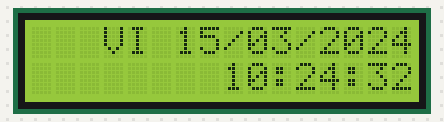
A sketch run on a simulated Arduino Nano, built with avr-gcc and run on an emulated ATmega328P. Parts: 16×2 character LCD. The local clock reads 2024-03-15 10:24:30 at power-on unless the sketch sets it.

Above: at 2.3 s.
At 6.4 s:
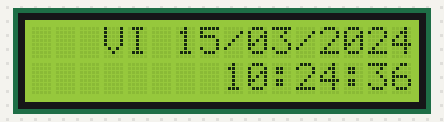
At 11.4 s:
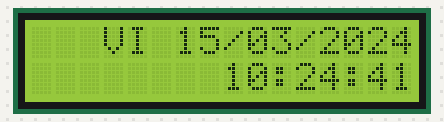
At 20.5 s:
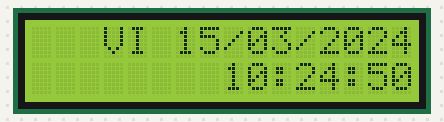
At 29.6 s:
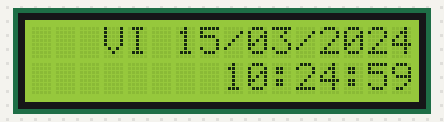
At 38.7 s:
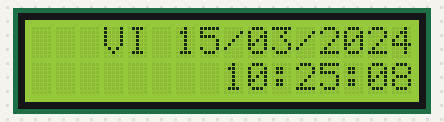

Measured:
- what the display in image 0 shows lasts 1.0 s, from 2.3 s to 3.3 s

The sketch:

SimpleLCDClock.ino
```cpp
#include <Wire.h>
#include "RTClib.h"
#include <LiquidCrystal.h>

// Constant definition
const int RS = 12, EN = 11, D4 = 5, D5 = 4, D6 = 3, D7 = 2;

// Object instantiation
LiquidCrystal lcd(RS, EN, D4, D5, D6, D7);
RTC_DS3231 rtc;

// Global variables
char daysOfTheWeek[7][12] = {"DO", "LU", "MA", "MI", "JU", "VI", "SA"};

void setup ()
{
  // Configure serial console
  Serial.begin(9600);
  delay(200);

  // Configure LCD
  configureLCD();

  // Configure RTC
  configureRTC();
}

void loop ()
{
  displayDateTime(rtc.now());
  delay(1000);
}

// ---------------------------------------------------------------------------

void configureLCD() {

  lcd.begin(16, 2);
  lcd.print("Reloj NANO");
  lcd.setCursor(0,1);
  lcd.print("v. 1.0");
  delay(2000);
}

// ---------------------------------------------------------------------------

void configureRTC() {

  if (!rtc.begin()) {

    lcd.setCursor(0,0);
    lcd.print("RTC not found");
    lcd.setCursor(0,1);
    lcd.print("Nothing to do...");
    while (1);
  }

  if (rtc.lostPower()) {

    lcd.setCursor(0,0);
    lcd.print("RTC lost power");
    lcd.setCursor(0,1);
    lcd.print("Set time using serial");

  // Comment out below lines once you set the date & time.
    // Following line sets the RTC to the date & time this sketch was compiled
    // rtc.adjust(DateTime(F(__DATE__), F(__TIME__)));

    // Following line sets the RTC with an explicit date & time
    // for example to set January 27 2017 at 12:56 you would call:
    // rtc.adjust(DateTime(2017, 1, 27, 12, 56, 0));
  }
}

// ---------------------------------------------------------------------------

void displayDateTime(DateTime now) {

  lcd.clear();
  displayDate(now);
  displayTime(now);
}

void displayDate(DateTime now) {

  int day = now.day();
  int month = now.month();

  String dayText = day < 10 ? "0" + String(day)
    : String(day);

  String monthText = month < 10 ? "0" + String(month)
    : String(month);

  lcd.setCursor(3,0);
  lcd.print(daysOfTheWeek[now.dayOfTheWeek()]);
  lcd.setCursor(6,0);
  lcd.print(dayText);
  lcd.setCursor(8,0);
  lcd.print('/');
  lcd.setCursor(9,0);
  lcd.print(monthText);
  lcd.setCursor(11,0);
  lcd.print('/');
  lcd.setCursor(12,0);
  lcd.print(now.year(), DEC);
}

void displayTime(DateTime now) {

  int hour = now.hour();
  int minute = now.minute();
  int second = now.second();

  String hourText = hour < 10 ? "0" + String(hour)
    : String(hour);

  String minuteText = minute < 10 ? "0" + String(minute)
    : String(minute);

  String secondText = second < 10 ? "0" + String(second)
    : String(second);

  lcd.setCursor(8,1);
  lcd.print(hourText);
  lcd.setCursor(10,1);
  lcd.print(':');
  lcd.setCursor(11,1);
  lcd.print(minuteText);
  lcd.setCursor(13,1);
  lcd.print(':');
  lcd.setCursor(14,1);
  lcd.print(secondText);
}
```
